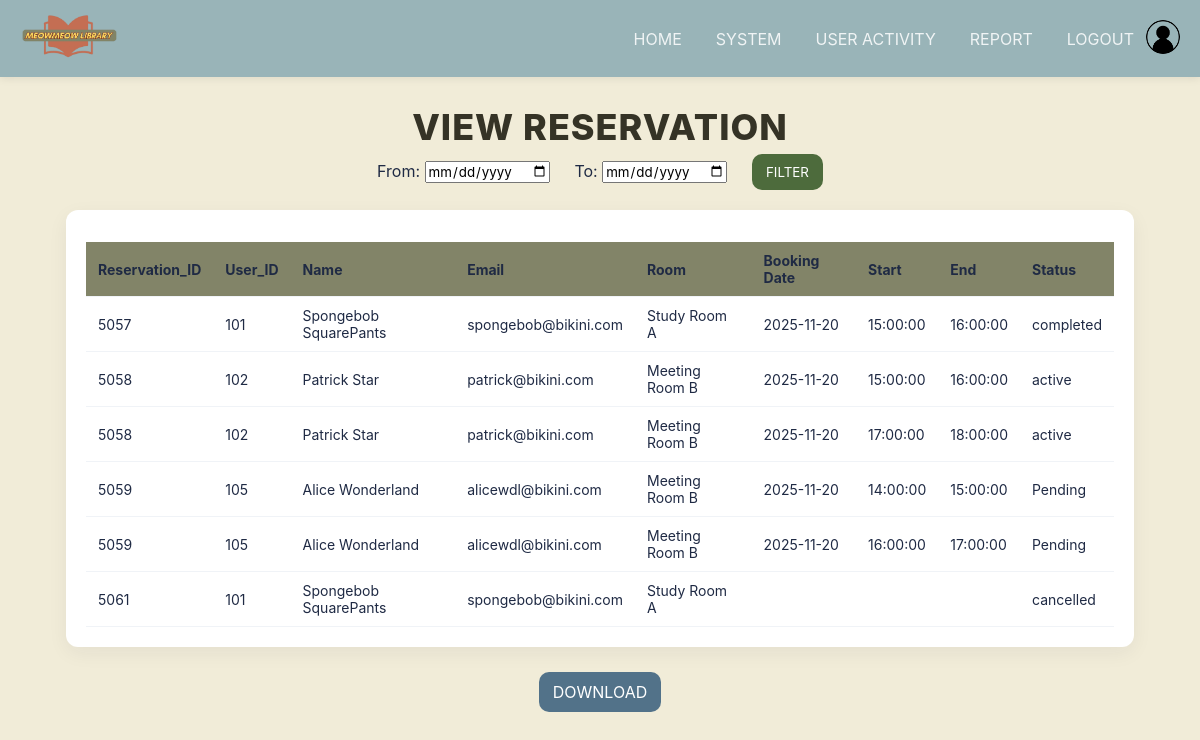
The app's page /superadmin/reservation.php (signed in) with its own data.
### tables this page shows
CREATE TABLE `reservation` (
  `Reservation_ID` int(11) NOT NULL,
  `User_ID` bigint(11) NOT NULL,
  `Room_ID` int(11) NOT NULL,
  `Reservation_Date` datetime NOT NULL DEFAULT CURRENT_TIMESTAMP,
  `R_Status` enum('active','cancelled','completed','Pending') NOT NULL DEFAULT 'active',
  `Booking_Date` date DEFAULT NULL,
  `BStart_Time` time DEFAULT NULL,
  `BEnd_Time` time DEFAULT NULL
);

CREATE TABLE `user` (
  `User_ID` bigint(11) NOT NULL,
  `Name` varchar(100) NOT NULL,
  `Email` varchar(100) NOT NULL,
  `PasswordHash` varchar(255) NOT NULL,
  `Role` enum('student','admin','super admin') NOT NULL DEFAULT 'student',
  `Status` enum('active','blacklisted') NOT NULL DEFAULT 'active',
  `Cancellation_Count` int(11) NOT NULL DEFAULT '0',
  `Verify_Status` enum('pending','verified','rejected') NOT NULL DEFAULT 'pending',
  `Profile_Image` varchar(255) DEFAULT NULL
);

CREATE TABLE `room` (
  `Room_ID` int(11) NOT NULL,
  `Room_Name` varchar(50) NOT NULL,
  `Capacity` int(11) NOT NULL,
  `Equipment` text NOT NULL,
  `Room_Status` enum('available','unavailable') NOT NULL DEFAULT 'available'
);

CREATE TABLE `book` (
  `Book_ID` int(11) NOT NULL,
  `Reservation_ID` int(11) NOT NULL,
  `Room_ID` int(11) NOT NULL,
  `Booking_Date` date NOT NULL,
  `BStart_Time` time NOT NULL,
  `BEnd_Time` time NOT NULL
);

### superadmin/reservation.php (the view, shortened to what this page needs)
<?php
require "db.php";
$start = $_GET['start_date'] ?? "";
$end   = $_GET['end_date'] ?? "";
$where = "";
$sql = "
SELECT
    r.Reservation_ID,
    r.User_ID,
    u.Name AS StudentName,
    u.Email,
    r.Room_ID,
    rm.Room_Name,
    r.Reservation_Date,
    r.R_Status,
    b.Booking_Date,
    b.BStart_Time,
    b.BEnd_Time
FROM reservation r
LEFT JOIN user u ON r.User_ID = u.User_ID
LEFT JOIN room rm ON r.Room_ID = rm.Room_ID
LEFT JOIN book b ON r.Reservation_ID = b.Reservation_ID
$where
ORDER BY r.Reservation_ID ASC
";
$stmt = $conn->prepare($sql);
$stmt->execute();
$result = $stmt->get_result();
?>
<!doctype html>
<html lang="en">
<head>
  <link rel="stylesheet" href="c9.css">
</head>
<body>
<?php include "header.php"; ?>
<main class="container">
    <h1 class="login-heading">VIEW RESERVATION</h1>
    <form method="GET" class="filter-box" style="text-align:center; margin-bottom:20px;">
        <label>
            From:
            <input type="date" name="start_date"
                   value="<?= htmlspecialchars($start) ?>">
        </label>
        <label style="margin-left:20px;">
            To:
            <input type="date" name="end_date"
                   value="<?= htmlspecialchars($end) ?>">
        </label>
        <button class="btn" style="margin-left:20px; background:#4d6b3c; color:white;">
            FILTER
        </button>
    </form>
    <div class="page-box">
        <table class="data-table2">
            <thead>
                <tr>
                    <th>Reservation_ID</th>
                    <th>User_ID</th>
                    <th>Name</th>
                    <th>Email</th>
                    <th>Room</th>
                    <th>Booking Date</th>
                    <th>Start</th>
                    <th>End</th>
                    <th>Status</th>
                </tr>
            </thead>
            <tbody>
                <?php while($r = $result->fetch_assoc()): ?>
                    <tr>
                        <td><?= $r['Reservation_ID'] ?></td>
                        <td><?= $r['User_ID'] ?></td>
                        <td><?= htmlspecialchars($r['StudentName']) ?></td>
                        <td><?= htmlspecialchars($r['Email']) ?></td>
                        <td><?= htmlspecialchars($r['Room_Name']) ?></td>
                        <td><?= $r['Booking_Date'] ?></td>
                        <td><?= $r['BStart_Time'] ?></td>
                        <td><?= $r['BEnd_Time'] ?></td>
                        <td><?= $r['R_Status'] ?></td>
                    </tr>
                <?php endwhile; ?>
            </tbody>
        </table>
    </div>
    <div class="controls">
        <a href="download_reservation.php" class="btn pnk">DOWNLOAD</a>
    </div>
</main>
</body>
</html>

### superadmin/c9.css (style rules this page uses)
:root { --bg:#f1ecd8; --card:#ffffff; --primary:#355326; --dark:#1f2a44; --muted:#77809a; --danger:#9f4955; --edit:#cb7e5b; --pink: #527289; }
* { box-sizing:border-box;font-family:Inter,ui-sans-serif,system-ui,-apple-system,"Segoe UI",Roboto,"Helvetica Neue",Arial; }
body { margin:0;background:var(--bg);color:var(--dark); }
.container { max-width:1100px;margin:28px auto;padding:0 16px;align-items: center; }
.page-box { background:var(--card); align-items:center; padding:20px;border-radius:12px;box-shadow:0 6px 20px rgba(31,42,68,0.06); }
.btn { display:inline-block;padding:10px 14px;border-radius:10px;text-decoration:none;border:none;background:transparent;cursor:pointer; }
.btn.pnk { background:linear-gradient(180deg,var(--pink),#527289);color:white }
.login-heading { font-size: 36px; color: #353326; font-weight: 800; margin-bottom: 5px; letter-spacing: 1px; text-align: center; }
.data-table2 { width:100%;border-collapse:collapse;margin-top:12px; }
.data-table2 thead tr { background:#828468; }
.data-table2 th, .data-table2 td { padding:10px 12px;border-bottom:1px solid #f0f3f7; text-decoration:#ffffff; text-align:left;font-size:14px; }
.controls { display: flex !important; justify-content: center !important; align-items: center !important; gap: 15px !important; width: 100% !important; margin-top: 25px !important; text-align: center !important; }
.controls button, .controls a { margin: 0 6px !important; }

### records on screen
reservation: Reservation_ID "5057", User_ID "101", User_ID.Name "Spongebob SquarePants", User_ID.Email "spongebob@bikini.com", Room_ID.Room_Name "Study Room A", book.Booking_Date "2025-11-20", book.BStart_Time "15:00:00", book.BEnd_Time "16:00:00", R_Status "completed"
reservation: Reservation_ID "5058", User_ID "102", User_ID.Name "Patrick Star", User_ID.Email "patrick@bikini.com", Room_ID.Room_Name "Meeting Room B", book.Booking_Date "2025-11-20", book.BStart_Time "15:00:00", book.BEnd_Time "16:00:00", R_Status "active", book.BStart_Time "17:00:00", book.BEnd_Time "18:00:00"
reservation: Reservation_ID "5059", User_ID "105", User_ID.Name "Alice Wonderland", User_ID.Email "alicewdl@bikini.com", Room_ID.Room_Name "Meeting Room B", book.Booking_Date "2025-11-20", book.BStart_Time "14:00:00", book.BEnd_Time "15:00:00", R_Status "Pending", book.BStart_Time "16:00:00", book.BEnd_Time "17:00:00"
reservation: Reservation_ID "5061", User_ID "101", User_ID.Name "Spongebob SquarePants", User_ID.Email "spongebob@bikini.com", Room_ID.Room_Name "Study Room A", R_Status "cancelled"
